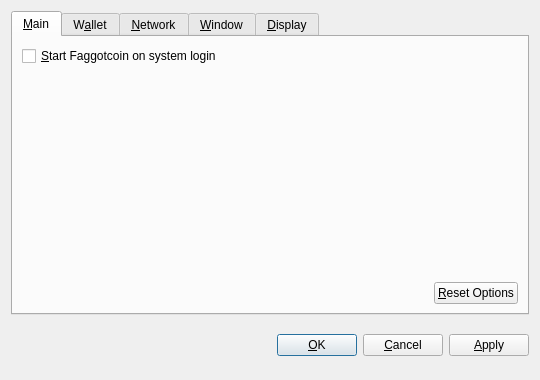
<?xml version="1.0" encoding="UTF-8"?>
<ui version="4.0">
 <class>OptionsDialog</class>
 <widget class="QDialog" name="OptionsDialog">
  <property name="geometry">
   <rect>
    <x>0</x>
    <y>0</y>
    <width>540</width>
    <height>380</height>
   </rect>
  </property>
  <property name="windowTitle">
   <string>Options</string>
  </property>
  <property name="modal">
   <bool>true</bool>
  </property>
  <layout class="QVBoxLayout" name="verticalLayout">
   <item>
    <widget class="QTabWidget" name="tabWidget">
     <property name="tabPosition">
      <enum>QTabWidget::North</enum>
     </property>
     <property name="currentIndex">
      <number>0</number>
     </property>
     <widget class="QWidget" name="tabMain">
      <attribute name="title">
       <string>&amp;Main</string>
      </attribute>
      <layout class="QVBoxLayout" name="verticalLayout_Main">
       <item>
        <widget class="QCheckBox" name="bitcoinAtStartup">
         <property name="toolTip">
          <string>Automatically start Faggotcoin after logging in to the system.</string>
         </property>
         <property name="text">
          <string>&amp;Start Faggotcoin on system login</string>
         </property>
        </widget>
       </item>
       <item>
        <spacer name="verticalSpacer_Main">
         <property name="orientation">
          <enum>Qt::Vertical</enum>
         </property>
         <property name="sizeHint" stdset="0">
          <size>
           <width>20</width>
           <height>40</height>
          </size>
         </property>
        </spacer>
       </item>
       <item>
        <layout class="QHBoxLayout" name="horizontalLayout_2_Main">
         <item>
          <spacer name="horizontalSpacer_2_Main">
           <property name="orientation">
            <enum>Qt::Horizontal</enum>
           </property>
           <property name="sizeHint" stdset="0">
            <size>
             <width>40</width>
             <height>20</height>
            </size>
           </property>
          </spacer>
         </item>
         <item>
          <widget class="QPushButton" name="resetButton">
           <property name="toolTip">
            <string>Reset all client options to default.</string>
           </property>
           <property name="text">
            <string>&amp;Reset Options</string>
           </property>
           <property name="autoDefault">
            <bool>false</bool>
           </property>
          </widget>
         </item>
        </layout>
       </item>
      </layout>
     </widget>
     <widget class="QWidget" name="tabWallet">
      <attribute name="title">
       <string>W&amp;allet</string>
      </attribute>
      <layout class="QVBoxLayout" name="verticalLayout_Network">
       <item>
        <widget class="QLabel" name="transactionFeeInfoLabel">
         <property name="text">
          <string>Optional transaction fee per kB that helps make sure your transactions are processed quickly. Most transactions are 1 kB.</string>
         </property>
         <property name="textFormat">
          <enum>Qt::PlainText</enum>
         </property>
         <property name="wordWrap">
          <bool>true</bool>
         </property>
        </widget>
       </item>
       <item>
        <layout class="QHBoxLayout" name="horizontalLayout_1_Main">
         <item>
          <widget class="QLabel" name="transactionFeeLabel">
           <property name="text">
            <string>Pay transaction &amp;fee</string>
           </property>
           <property name="textFormat">
            <enum>Qt::PlainText</enum>
           </property>
           <property name="buddy">
            <cstring>transactionFee</cstring>
           </property>
          </widget>
         </item>
         <item>
          <widget class="BitcoinAmountField" name="transactionFee"/>
         </item>
         <item>
          <spacer name="horizontalSpacer_1_Main">
           <property name="orientation">
            <enum>Qt::Horizontal</enum>
           </property>
           <property name="sizeHint" stdset="0">
            <size>
             <width>40</width>
             <height>20</height>
            </size>
           </property>
          </spacer>
         </item>
        </layout>
       </item>
       <item>
        <widget class="QLabel" name="label">
         <property name="text">
          <string>If you disable the spending of unconfirmed change, the change from a transaction cannot be used until that transaction has at least one confirmation. This also affects how your balance is computed.</string>
         </property>
         <property name="wordWrap">
          <bool>true</bool>
         </property>
        </widget>
       </item>
       <item>
        <widget class="QCheckBox" name="spendZeroConfChange">
         <property name="text">
          <string>Spend unconfirmed change  (experts only)</string>
         </property>
        </widget>
       </item>
       <item>
        <spacer name="verticalSpacer">
         <property name="orientation">
          <enum>Qt::Vertical</enum>
         </property>
         <property name="sizeHint" stdset="0">
          <size>
           <width>20</width>
           <height>40</height>
          </size>
         </property>
        </spacer>
       </item>
      </layout>
     </widget>
     <widget class="QWidget" name="tabNetwork">
      <attribute name="title">
       <string>&amp;Network</string>
      </attribute>
      <layout class="QVBoxLayout" name="verticalLayout_Network">
       <item>
        <widget class="QCheckBox" name="mapPortUpnp">
         <property name="toolTip">
          <string>Automatically open the Faggotcoin client port on the router. This only works when your router supports UPnP and it is enabled.</string>
         </property>
         <property name="text">
          <string>Map port using &amp;UPnP</string>
         </property>
        </widget>
       </item>
       <item>
        <widget class="QCheckBox" name="connectSocks">
         <property name="toolTip">
          <string>Connect to the Faggotcoin network through a SOCKS proxy (e.g. when connecting through Tor).</string>
         </property>
         <property name="text">
          <string>&amp;Connect through SOCKS proxy:</string>
         </property>
        </widget>
       </item>
       <item>
        <layout class="QHBoxLayout" name="horizontalLayout_Network">
         <item>
          <widget class="QLabel" name="proxyIpLabel">
           <property name="text">
            <string>Proxy &amp;IP:</string>
           </property>
           <property name="textFormat">
            <enum>Qt::PlainText</enum>
           </property>
           <property name="buddy">
            <cstring>proxyIp</cstring>
           </property>
          </widget>
         </item>
         <item>
          <widget class="QValidatedLineEdit" name="proxyIp">
           <property name="maximumSize">
            <size>
             <width>140</width>
             <height>16777215</height>
            </size>
           </property>
           <property name="toolTip">
            <string>IP address of the proxy (e.g. 127.0.0.1)</string>
           </property>
          </widget>
         </item>
         <item>
          <widget class="QLabel" name="proxyPortLabel">
           <property name="text">
            <string>&amp;Port:</string>
           </property>
           <property name="textFormat">
            <enum>Qt::PlainText</enum>
           </property>
           <property name="buddy">
            <cstring>proxyPort</cstring>
           </property>
          </widget>
         </item>
         <item>
          <widget class="QLineEdit" name="proxyPort">
           <property name="maximumSize">
            <size>
             <width>55</width>
             <height>16777215</height>
            </size>
           </property>
           <property name="toolTip">
            <string>Port of the proxy (e.g. 9050)</string>
           </property>
          </widget>
         </item>
         <item>
          <widget class="QLabel" name="socksVersionLabel">
           <property name="text">
            <string>SOCKS &amp;Version:</string>
           </property>
           <property name="textFormat">
            <enum>Qt::PlainText</enum>
           </property>
           <property name="buddy">
            <cstring>socksVersion</cstring>
           </property>
          </widget>
         </item>
         <item>
          <widget class="QValueComboBox" name="socksVersion">
           <property name="toolTip">
            <string>SOCKS version of the proxy (e.g. 5)</string>
           </property>
          </widget>
         </item>
         <item>
          <spacer name="horizontalSpacer_Network">
           <property name="orientation">
            <enum>Qt::Horizontal</enum>
           </property>
           <property name="sizeHint" stdset="0">
            <size>
             <width>40</width>
             <height>20</height>
            </size>
           </property>
          </spacer>
         </item>
        </layout>
       </item>
       <item>
        <spacer name="verticalSpacer_Network">
         <property name="orientation">
          <enum>Qt::Vertical</enum>
         </property>
         <property name="sizeHint" stdset="0">
          <size>
           <width>20</width>
           <height>40</height>
          </size>
         </property>
        </spacer>
       </item>
      </layout>
     </widget>
     <widget class="QWidget" name="tabWindow">
      <attribute name="title">
       <string>&amp;Window</string>
      </attribute>
      <layout class="QVBoxLayout" name="verticalLayout_Window">
       <item>
        <widget class="QCheckBox" name="minimizeToTray">
         <property name="toolTip">
          <string>Show only a tray icon after minimizing the window.</string>
         </property>
         <property name="text">
          <string>&amp;Minimize to the tray instead of the taskbar</string>
         </property>
        </widget>
       </item>
       <item>
        <widget class="QCheckBox" name="minimizeOnClose">
         <property name="toolTip">
          <string>Minimize instead of exit the application when the window is closed. When this option is enabled, the application will be closed only after selecting Quit in the menu.</string>
         </property>
         <property name="text">
          <string>M&amp;inimize on close</string>
         </property>
        </widget>
       </item>
       <item>
        <spacer name="verticalSpacer_Window">
         <property name="orientation">
          <enum>Qt::Vertical</enum>
         </property>
         <property name="sizeHint" stdset="0">
          <size>
           <width>20</width>
           <height>40</height>
          </size>
         </property>
        </spacer>
       </item>
      </layout>
     </widget>
     <widget class="QWidget" name="tabDisplay">
      <attribute name="title">
       <string>&amp;Display</string>
      </attribute>
      <layout class="QVBoxLayout" name="verticalLayout_Display">
       <item>
        <layout class="QHBoxLayout" name="horizontalLayout_1_Display">
         <item>
          <widget class="QLabel" name="langLabel">
           <property name="text">
            <string>User Interface &amp;language:</string>
           </property>
           <property name="textFormat">
            <enum>Qt::PlainText</enum>
           </property>
           <property name="buddy">
            <cstring>lang</cstring>
           </property>
          </widget>
         </item>
         <item>
          <widget class="QValueComboBox" name="lang">
           <property name="toolTip">
            <string>The user interface language can be set here. This setting will take effect after restarting Faggotcoin.</string>
           </property>
          </widget>
         </item>
        </layout>
       </item>
       <item>
        <layout class="QHBoxLayout" name="horizontalLayout_2_Display">
         <item>
          <widget class="QLabel" name="unitLabel">
           <property name="text">
            <string>&amp;Unit to show amounts in:</string>
           </property>
           <property name="textFormat">
            <enum>Qt::PlainText</enum>
           </property>
           <property name="buddy">
            <cstring>unit</cstring>
           </property>
          </widget>
         </item>
         <item>
          <widget class="QValueComboBox" name="unit">
           <property name="toolTip">
            <string>Choose the default subdivision unit to show in the interface and when sending coins.</string>
           </property>
          </widget>
         </item>
        </layout>
       </item>
       <item>
        <widget class="QCheckBox" name="displayAddresses">
         <property name="toolTip">
          <string>Whether to show Faggotcoin addresses in the transaction list or not.</string>
         </property>
         <property name="text">
          <string>&amp;Display addresses in transaction list</string>
         </property>
        </widget>
       </item>
       <item>
        <widget class="QCheckBox" name="coinControlFeatures">
         <property name="toolTip">
          <string>Whether to show coin control features or not.</string>
         </property>
         <property name="text">
          <string>Display coin &amp;control features (experts only!)</string>
         </property>
        </widget>
       </item>
       <item>
        <spacer name="verticalSpacer_Display">
         <property name="orientation">
          <enum>Qt::Vertical</enum>
         </property>
         <property name="sizeHint" stdset="0">
          <size>
           <width>20</width>
           <height>40</height>
          </size>
         </property>
        </spacer>
       </item>
      </layout>
     </widget>
    </widget>
   </item>
   <item>
    <layout class="QHBoxLayout" name="horizontalLayout_Buttons">
     <item>
      <spacer name="horizontalSpacer_1">
       <property name="orientation">
        <enum>Qt::Horizontal</enum>
       </property>
       <property name="sizeHint" stdset="0">
        <size>
         <width>40</width>
         <height>48</height>
        </size>
       </property>
      </spacer>
     </item>
     <item>
      <widget class="QLabel" name="statusLabel">
       <property name="font">
        <font>
         <weight>75</weight>
         <bold>true</bold>
        </font>
       </property>
       <property name="text">
        <string/>
       </property>
       <property name="textFormat">
        <enum>Qt::PlainText</enum>
       </property>
       <property name="wordWrap">
        <bool>true</bool>
       </property>
      </widget>
     </item>
     <item>
      <spacer name="horizontalSpacer_2">
       <property name="orientation">
        <enum>Qt::Horizontal</enum>
       </property>
       <property name="sizeHint" stdset="0">
        <size>
         <width>40</width>
         <height>48</height>
        </size>
       </property>
      </spacer>
     </item>
     <item>
      <widget class="QPushButton" name="okButton">
       <property name="text">
        <string>&amp;OK</string>
       </property>
      </widget>
     </item>
     <item>
      <widget class="QPushButton" name="cancelButton">
       <property name="text">
        <string>&amp;Cancel</string>
       </property>
       <property name="autoDefault">
        <bool>false</bool>
       </property>
      </widget>
     </item>
     <item>
      <widget class="QPushButton" name="applyButton">
       <property name="text">
        <string>&amp;Apply</string>
       </property>
       <property name="autoDefault">
        <bool>false</bool>
       </property>
      </widget>
     </item>
    </layout>
   </item>
  </layout>
 </widget>
 <customwidgets>
  <customwidget>
   <class>BitcoinAmountField</class>
   <extends>QSpinBox</extends>
   <header>bitcoinamountfield.h</header>
  </customwidget>
  <customwidget>
   <class>QValueComboBox</class>
   <extends>QComboBox</extends>
   <header>qvaluecombobox.h</header>
  </customwidget>
  <customwidget>
   <class>QValidatedLineEdit</class>
   <extends>QLineEdit</extends>
   <header>qvalidatedlineedit.h</header>
  </customwidget>
 </customwidgets>
 <resources/>
 <connections/>
</ui>
